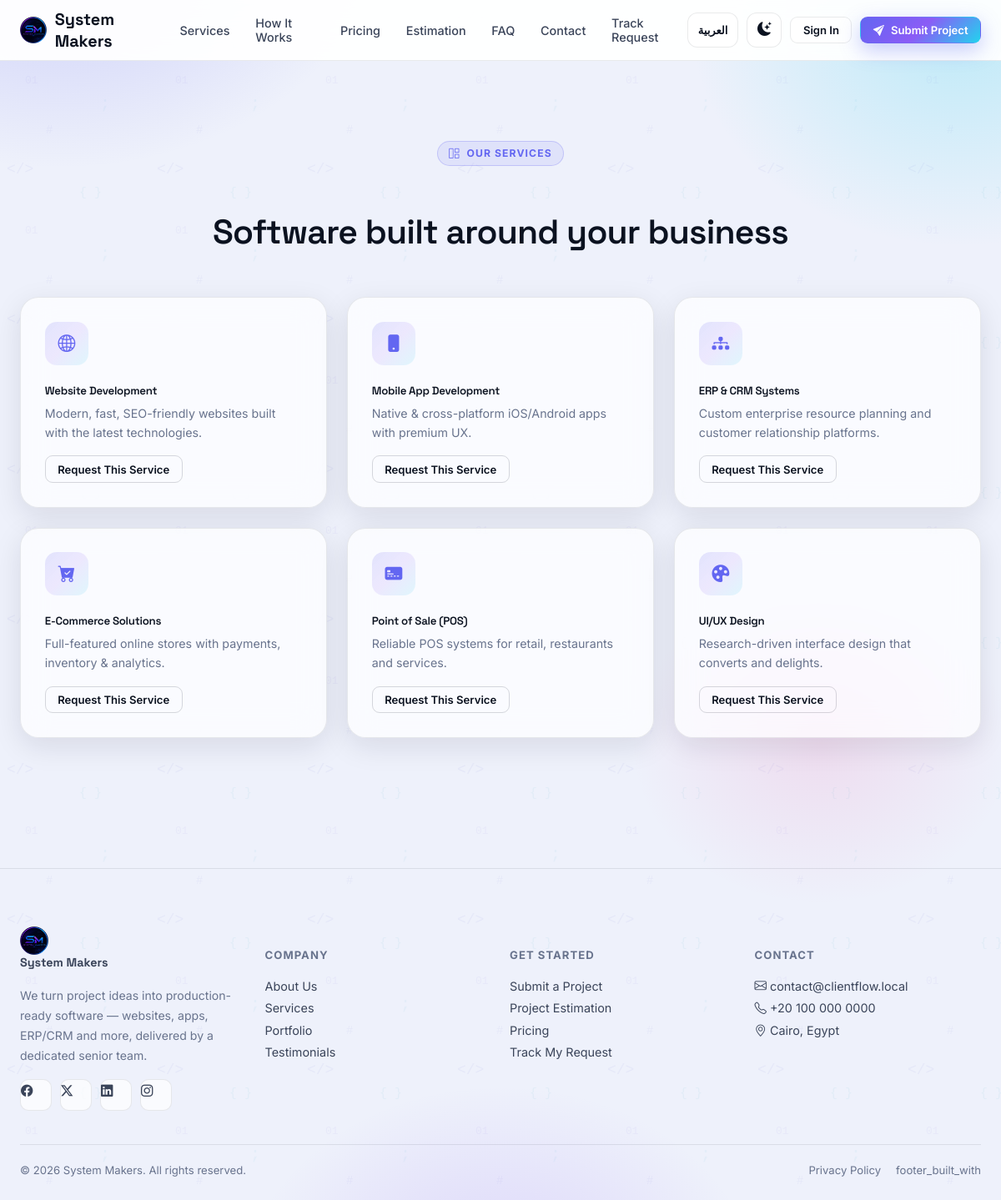
Page /services on the earlier database version.
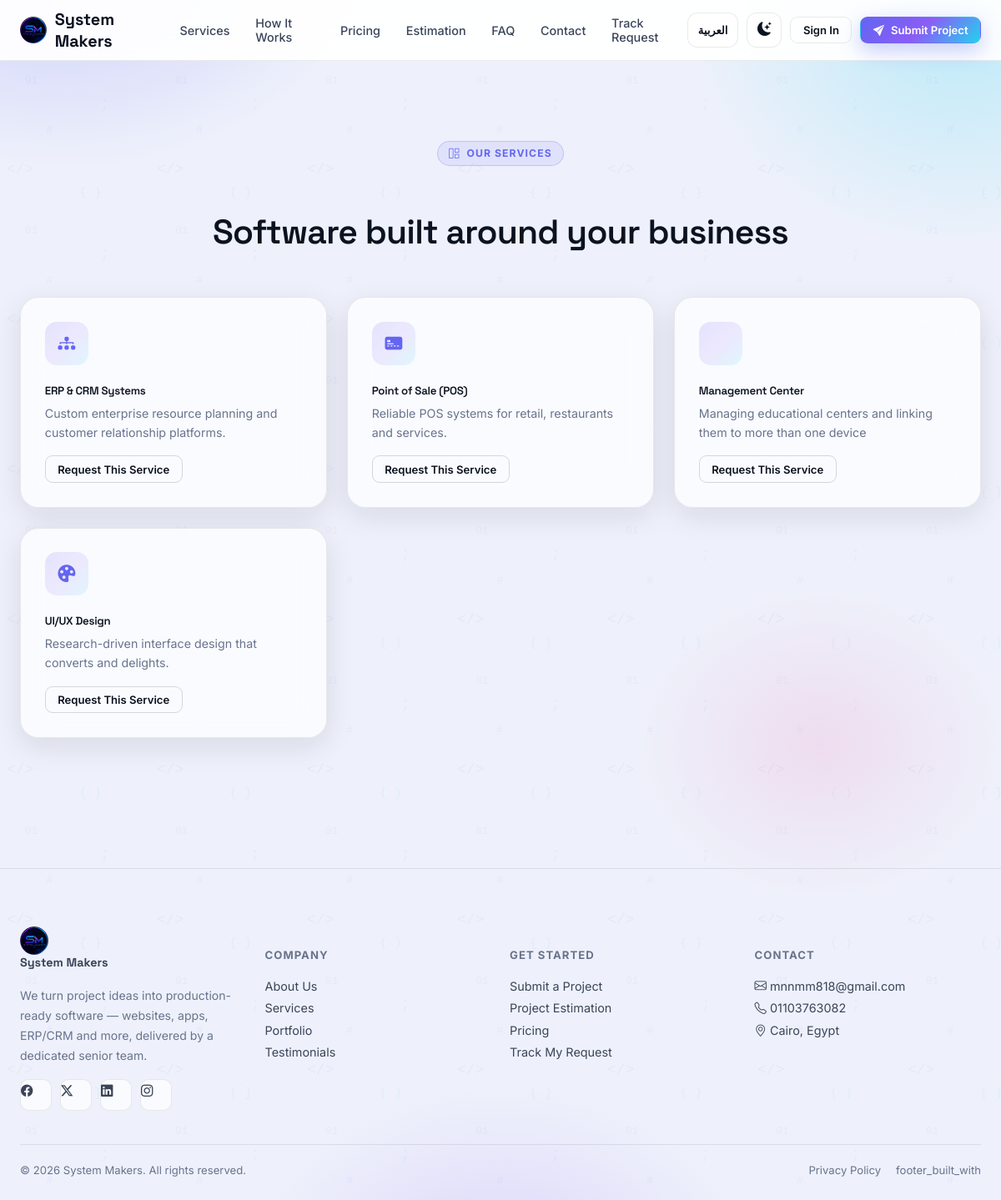
Same page on the later database version.
### app/models/content.py (models this page shows, shortened)
class Service(db.Model):
    __tablename__ = "services"
    id = db.Column(db.Integer, primary_key=True)
    title = db.Column(db.String(150), nullable=False)
    description = db.Column(db.Text, nullable=False)
    icon = db.Column(db.String(50), default="bi-stars")
    order = db.Column(db.Integer, default=0)
    is_active = db.Column(db.Boolean, default=True)

class SiteSetting(db.Model):
    __tablename__ = "site_settings"
    id = db.Column(db.Integer, primary_key=True)
    key = db.Column(db.String(100), unique=True, nullable=False)
    value = db.Column(db.Text)
    updated_at = db.Column(db.DateTime, default=lambda: datetime.now(timezone.utc),
                            onupdate=lambda: datetime.now(timezone.utc))
    @staticmethod
    def get(key, default=""):
        row = SiteSetting.query.filter_by(key=key).first()
        return row.value if row else default

### app/routes/main.py (the view)
@main_bp.route("/services")
def services():
    services = Service.query.filter_by(is_active=True).order_by(Service.order).all()
    return render_template("public/services.html", services=services)

### app/routes/main.py (called while the page is built)
@main_bp.context_processor
def inject_globals():
    return {
        "site_settings": {
            "contact_email": SiteSetting.get("contact_email", current_app.config["PROJECT_MANAGER_EMAIL"]),
            "contact_phone": SiteSetting.get("contact_phone", current_app.config["PROJECT_MANAGER_PHONE"]),
            "contact_address": SiteSetting.get("contact_address", "Cairo, Egypt"),
            "company_name": current_app.config["COMPANY_NAME"],
        }
    }

### app/translations.py (called while the page is built)
def get_translator(lang: str):
    table = TRANSLATIONS.get(lang, TRANSLATIONS["en"])
    fallback = TRANSLATIONS["en"]
    def t(key: str) -> str:
        return table.get(key) or fallback.get(key) or key
    return t

### app/templates/public/services.html (shortened to what this page needs)
{% extends "layout_public.html" %}
{% block content %}
<section class="section">
  <div class="container-xl">
    <div style="text-align:center; margin-bottom:52px;" class="reveal">
      <div class="eyebrow" style="margin-left:auto;margin-right:auto;"><i class="bi bi-grid-1x2"></i> {{ t('services_eyebrow') }}</div>
      <h1 class="section-title">{{ t('services_page_title') }}</h1>
    </div>
    <div class="grid-3 reveal">
      {% for s in services %}
      <div class="glass card-hover" style="padding:1.8rem;">
        <div class="icon-box"><i class="bi {{ s.icon }}"></i></div>
        <h5 style="margin-bottom:8px;">{{ s.title }}</h5>
        <p class="text-muted-2" style="font-size:.89rem; line-height:1.6; margin:0 0 16px;">{{ s.description }}</p>
        <a href="{{ url_for('main.project_request') }}" class="btn btn-outline btn-sm">{{ t('request_this_service') }}</a>
      </div>
      {% endfor %}
    </div>
  </div>
</section>
{% endblock %}

### app/templates/layout_public.html
{% extends "base.html" %}
{% block body %}
{% include "partials/navbar.html" %}
<main>
{% block content %}{% endblock %}
</main>
{% include "partials/footer.html" %}
{% endblock %}

### app/templates/base.html (shortened to what this page needs)
<!DOCTYPE html>
<html lang="{{ lang|default('en') }}" dir="{{ dir|default('ltr') }}" data-theme="dark">
<head>
<link rel="stylesheet" href="https://cdn.jsdelivr.net/npm/bootstrap-icons@1.11.3/font/bootstrap-icons.css">
<link rel="stylesheet" href="{{ url_for('static', filename='css/style.css') }}">
</head>
<body>
{% block body %}{% endblock %}
</body>
</html>

### app/templates/partials/navbar.html (shortened to what this page needs)
<nav class="navbar-glass">
  <div class="container-xl navbar-inner">
    <a href="{{ url_for('main.home') }}" class="brand">
      <span class="brand-mark" style="background:transparent; box-shadow:none;"><img src="{{ url_for('static', filename='images/brand/logo_256.png') }}" alt="System Makers" style="width:100%;height:100%;object-fit:contain;"></span>
      {{ site_settings.company_name if site_settings else 'System Makers' }}
    </a>
    <div class="nav-links">
      <a href="{{ url_for('main.home') }}#services">{{ t('nav_services') }}</a>
      <a href="{{ url_for('main.home') }}#how-it-works">{{ t('nav_how_it_works') }}</a>
      <a href="{{ url_for('main.pricing') }}">{{ t('nav_pricing') }}</a>
      <a href="{{ url_for('main.estimation') }}">{{ t('nav_estimation') }}</a>
      <a href="{{ url_for('main.faq') }}">{{ t('nav_faq') }}</a>
      <a href="{{ url_for('main.contact') }}">{{ t('nav_contact') }}</a>
      <a href="{{ url_for('main.track_request') }}">{{ t('nav_track') }}</a>
    </div>
    <div style="display:flex; align-items:center; gap:10px;">
      <a href="{{ url_for('main.set_language', lang_code='ar' if lang == 'en' else 'en') }}" class="theme-toggle lang-toggle" style="width:auto; padding:0 12px; font-size:.82rem; font-weight:700;" title="Switch language">
        {{ t('lang_switch') }}
      </a>
      <button class="theme-toggle" data-theme-toggle title="Toggle theme">
        <i class="bi bi-sun-fill" data-theme-icon></i>
      </button>
      {% if current_user.is_authenticated %}
        <a href="{{ url_for('admin.dashboard') if current_user.is_admin else url_for('client.dashboard') }}" class="btn btn-ghost btn-sm">
          <i class="bi bi-speedometer2"></i> <span class="d-none d-md-inline">{{ t('nav_dashboard') }}</span>
        </a>
      {% else %}
        <a href="{{ url_for('auth.login') }}" class="btn btn-ghost btn-sm">{{ t('nav_sign_in') }}</a>
      {% endif %}
      <a href="{{ url_for('main.project_request') }}" class="btn btn-grad btn-sm">
        <i class="bi bi-send-fill"></i> {{ t('nav_submit_project') }}
      </a>
    </div>
  </div>
</nav>

### app/templates/partials/footer.html
<footer class="footer">
  <div class="container-xl">
    <div class="grid-4" style="margin-bottom:40px;">
      <div>
        <a href="{{ url_for('main.home') }}" class="brand" style="margin-bottom:14px;">
          <span class="brand-mark" style="background:transparent; box-shadow:none;"><img src="{{ url_for('static', filename='images/brand/logo_256.png') }}" alt="System Makers" style="width:100%;height:100%;object-fit:contain;"></span>
          {{ site_settings.company_name if site_settings else 'System Makers' }}
        </a>
        <p class="text-muted-2" style="font-size:.88rem; line-height:1.7; max-width:280px;">
          {{ t('footer_tagline') }}
        </p>
        <div style="display:flex; gap:10px; margin-top:16px;">
          <a href="#" class="social-icon"><i class="bi bi-facebook"></i></a>
          <a href="#" class="social-icon"><i class="bi bi-twitter-x"></i></a>
          <a href="#" class="social-icon"><i class="bi bi-linkedin"></i></a>
          <a href="#" class="social-icon"><i class="bi bi-instagram"></i></a>
        </div>
      </div>
      <div>
        <h6>{{ t('footer_company') }}</h6>
        <a href="{{ url_for('main.home') }}#about">{{ t('footer_about') }}</a>
        <a href="{{ url_for('main.services') }}">{{ t('nav_services') }}</a>
        <a href="{{ url_for('main.home') }}#portfolio">{{ t('footer_portfolio') }}</a>
        <a href="{{ url_for('main.home') }}#testimonials">{{ t('footer_testimonials') }}</a>
      </div>
      <div>
        <h6>{{ t('footer_get_started') }}</h6>
        <a href="{{ url_for('main.project_request') }}">{{ t('footer_submit_project') }}</a>
        <a href="{{ url_for('main.estimation') }}">{{ t('footer_estimation') }}</a>
        <a href="{{ url_for('main.pricing') }}">{{ t('nav_pricing') }}</a>
        <a href="{{ url_for('main.track_request') }}">{{ t('footer_track') }}</a>
      </div>
      <div>
        <h6>{{ t('footer_contact') }}</h6>
        <a href="mailto:{{ site_settings.contact_email if site_settings else '' }}">
          <i class="bi bi-envelope"></i> {{ site_settings.contact_email if site_settings else 'contact@clientflow.local' }}
        </a>
        <a href="tel:{{ site_settings.contact_phone if site_settings else '' }}">
          <i class="bi bi-telephone"></i> {{ site_settings.contact_phone if site_settings else '' }}
        </a>
        <a href="#"><i class="bi bi-geo-alt"></i> {{ site_settings.contact_address if site_settings else 'Cairo, Egypt' }}</a>
      </div>
    </div>
    <div class="divider"></div>
    <div style="display:flex; justify-content:space-between; flex-wrap:wrap; gap:10px;">
      <span class="text-muted-2" style="font-size:.82rem;">© {{ current_year }} {{ site_settings.company_name if site_settings else 'System Makers' }}. {{ t('footer_rights') }}</span>
      <div style="display:flex; gap:18px; align-items:center;">
        <a href="{{ url_for('main.privacy_policy') }}" class="text-muted-2" style="font-size:.82rem; padding:0;">{{ t('footer_privacy') }}</a>
        <span class="text-muted-2" style="font-size:.82rem;">{{ t('footer_built_with') }}</span>
      </div>
    </div>
  </div>
</footer>

Differences in the rows shown:
removed Service: title "Website Development", description "Modern, fast, SEO-friendly websites built with the latest technologies.", t "Request This Service"
removed Service: title "Mobile App Development", description "Native & cross-platform iOS/Android apps with premium UX.", t "Request This Service"
removed Service: title "E-Commerce Solutions", description "Full-featured online stores with payments, inventory & analytics.", t "Request This Service"
added Service: title "Management Center", description "Managing educational centers and linking them to more than one device", t "Request This Service"
changed SiteSetting: value "contact@clientflow.local" → "mnnmm818@gmail.com"
changed SiteSetting (number 2 of 3 on the later page): value "+20 100 000 0000" → "01103763082"
